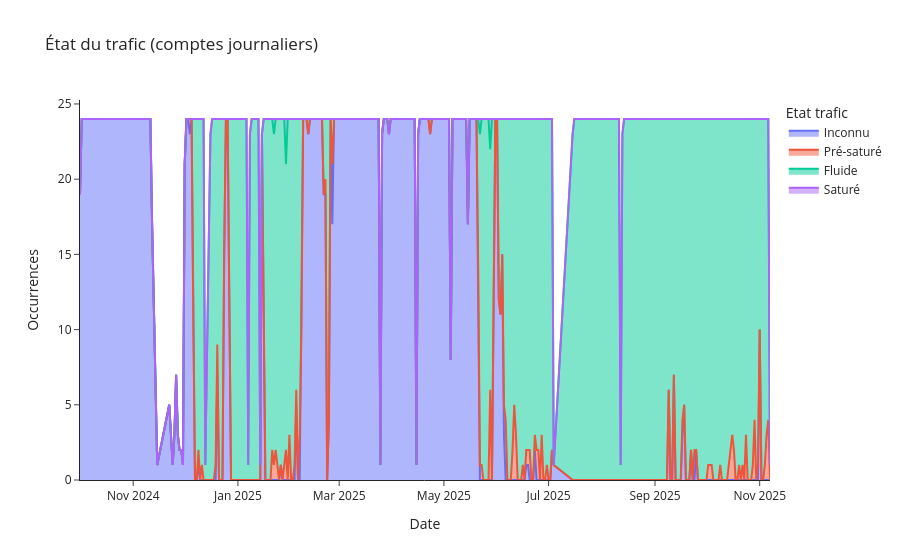

The code cell stored with this chart in its notebook:
### Code cell
etat_jour = (df_axe
             .assign(jour=pd.to_datetime(df_axe['date']))
             .groupby(['jour','Etat trafic'], as_index=False)
             .size())

fig = px.area(
    etat_jour, x='jour', y='size', color='Etat trafic',
    title=f"État du trafic (comptes journaliers)",
    labels={'jour':'Date','size':'Occurrences'}
)
fig.update_layout(template='simple_white', hovermode='x unified')
fig.show()

### Figure 1 — Plotly figure (JSON) as saved in the notebook; plotly's stock layout.template omitted (floating-point values rounded to 4 significant figures; data arrays with more than 128 entries replaced by an {"elided": "..."} marker saying what was removed)
{"data": [{"fillpattern": {"shape": ""}, "hovertemplate": "Etat trafic=Inconnu<br>Date=%{x}<br>Occurrences=%{y}<extra></extra>", "legendgroup": "Inconnu", "line": {"color": "#636efa"}, "marker": {"symbol": "circle"}, "mode": "lines", "name": "Inconnu", "orientation": "v", "showlegend": true, "stackgroup": "1", "type": "scatter", "x": {"elided": "190 str values"}, "xaxis": "x", "y": {"elided": "190 int values"}, "yaxis": "y"}, {"fillpattern": {"shape": ""}, "hovertemplate": "Etat trafic=Pré-saturé<br>Date=%{x}<br>Occurrences=%{y}<extra></extra>", "legendgroup": "Pré-saturé", "line": {"color": "#EF553B"}, "marker": {"symbol": "circle"}, "mode": "lines", "name": "Pré-saturé", "orientation": "v", "showlegend": true, "stackgroup": "1", "type": "scatter", "x": ["2024-12-04T00:00:00.000000000", "2024-12-09T00:00:00.000000000", "2024-12-11T00:00:00.000000000", "2024-12-19T00:00:00.000000000", "2024-12-20T00:00:00.000000000", "2025-01-16T00:00:00.000000000", "2025-01-21T00:00:00.000000000", "2025-01-22T00:00:00.000000000", "2025-01-23T00:00:00.000000000", "2025-01-24T00:00:00.000000000", "2025-01-28T00:00:00.000000000", "2025-01-29T00:00:00.000000000", "2025-01-31T00:00:00.000000000", "2025-02-03T00:00:00.000000000", "2025-02-04T00:00:00.000000000", "2025-02-06T00:00:00.000000000", "2025-02-21T00:00:00.000000000", "2025-02-25T00:00:00.000000000", "2025-05-21T00:00:00.000000000", "2025-05-22T00:00:00.000000000", "2025-05-23T00:00:00.000000000", "2025-05-28T00:00:00.000000000", "2025-06-05T00:00:00.000000000", "2025-06-06T00:00:00.000000000", "2025-06-10T00:00:00.000000000", "2025-06-11T00:00:00.000000000", "2025-06-12T00:00:00.000000000", "2025-06-16T00:00:00.000000000", "2025-06-18T00:00:00.000000000", "2025-06-19T00:00:00.000000000", "2025-06-20T00:00:00.000000000", "2025-06-23T00:00:00.000000000", "2025-06-24T00:00:00.000000000", "2025-06-25T00:00:00.000000000", "2025-06-27T00:00:00.000000000", "2025-06-30T00:00:00.000000000", "2025-09-17T00:00:00.000000000", "2025-09-24T00:00:00.000000000", "2025-10-02T00:00:00.000000000", "2025-10-03T00:00:00.000000000", "2025-10-04T00:00:00.000000000", "2025-10-09T00:00:00.000000000", "2025-10-14T00:00:00.000000000", "2025-10-15T00:00:00.000000000", "2025-10-16T00:00:00.000000000", "2025-10-17T00:00:00.000000000", "2025-10-20T00:00:00.000000000", "2025-10-22T00:00:00.000000000", "2025-10-24T00:00:00.000000000", "2025-10-28T00:00:00.000000000", "2025-10-29T00:00:00.000000000", "2025-10-31T00:00:00.000000000", "2025-11-04T00:00:00.000000000", "2025-11-05T00:00:00.000000000", "2025-11-06T00:00:00.000000000"], "xaxis": "x", "y": [1, 1, 1, 1, 2, 1, 2, 1, 2, 1, 1, 2, 3, 1, 1, 3, 1, 4, 2, 1, 1, 6, 2, 4, 2, 5, 3, 1, 1, 1, 2, 1, 2, 2, 3, 1, 1, 2, 1, 1, 1, 1, 1, 2, 3, 2, 1, 1, 3, 1, 4, 1, 1, 3, 4], "yaxis": "y"}, {"fillpattern": {"shape": ""}, "hovertemplate": "Etat trafic=Fluide<br>Date=%{x}<br>Occurrences=%{y}<extra></extra>", "legendgroup": "Fluide", "line": {"color": "#00cc96"}, "marker": {"symbol": "circle"}, "mode": "lines", "name": "Fluide", "orientation": "v", "showlegend": true, "stackgroup": "1", "type": "scatter", "x": {"elided": "224 str values"}, "xaxis": "x", "y": {"elided": "224 int values"}, "yaxis": "y"}, {"fillpattern": {"shape": ""}, "hovertemplate": "Etat trafic=Saturé<br>Date=%{x}<br>Occurrences=%{y}<extra></extra>", "legendgroup": "Saturé", "line": {"color": "#ab63fa"}, "marker": {"symbol": "circle"}, "mode": "lines", "name": "Saturé", "orientation": "v", "showlegend": true, "stackgroup": "1", "type": "scatter", "x": ["2025-01-22T00:00:00.000000000", "2025-01-29T00:00:00.000000000", "2025-05-22T00:00:00.000000000", "2025-05-28T00:00:00.000000000"], "xaxis": "x", "y": [1, 3, 1, 2], "yaxis": "y"}], "layout": {"hovermode": "x unified", "legend": {"title": {"text": "Etat trafic"}, "tracegroupgap": 0}, "title": {"text": "État du trafic (comptes journaliers)"}, "xaxis": {"anchor": "y", "domain": [0, 1], "title": {"text": "Date"}}, "yaxis": {"anchor": "x", "domain": [0, 1], "title": {"text": "Occurrences"}}}}
